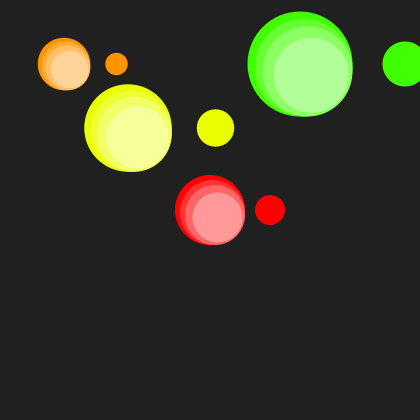
Frame 1 (no input)
Frame 60 (the mouse pressed at the canvas centre just before this capture): identical to frame 1, image omitted
Frame 120 (the mouse held since frame 60 and released just before this capture): identical to frame 1, image omitted

The Processing sketch that drew this single still picture (run headless with seeded random() and noise(); from frame 60 on, the mouse is pressed at the canvas centre):

// Processing sketch: sketch_02_12_Write_Your_Own_Function
// ── sketch_02_12_Write_Your_Own_Function.pde
// 1. Anatomy of a function:
//    dataTypeOfReturnValueIfAny functionName(parameter1, parameter2) {
// statements comprising function;
// return dataTypeOfReturnValueIfAny; // If void, return is not needed.
//    }

// 2. That's the definition of a function. A function that is defined
//    but not called is of no use, so don't forget to call it. Think
//    about whether you will be calling functions in draw or in setup
//    when you write them.

int i = 0;
int fib;

void setup() {
  size(420, 420);
  background(64);

  float avg = averageNumbers(14.5, 16.3, 19.4);
  println("avg 1 " + avg);
  avg = averageNumbers(14.5, 89.4, 54.3, 23.4, 20.3);
  println("avg 2 " + avg);

  int fct = factorial(5);
  println("fct " + fct);
}

void draw() {
  background(32);

  if (i < 32) {
    fib = fibonacci(i);
    println(fib);
    i++;
  }

  redDots();

  dots(35, 64, 64, 0.75);
  dots(65, 128, 128, 1.25);
  dots(105, 300, 64, 1.5);
}

// 3. Abstraction, or generalization is very important to programming.
//    A function to average numbers is not much use if it can only average
//    two numbers. As you can see in the improved averageNumbers function
//    below, there is a trade-off between simplicity and versatility.
float averageNumbers(float a, float b) {
  return (a + b) / 2.0;
}

// 4. Notice that different functions can have the same name if
//    their signatures are different. Namely, they take different
//    lists of information. Notice that you can use varargs, a
//    variable number of arguments, which are indicated by the
//    ellipsis, which will be treated 
float averageNumbers(float... ns) {
    int size = ns.length;
  if (size == 0) {
    return 0;
  } else {
    float sum = 0;
    for(int i = 0; i < size; ++i) {
      sum += ns[i];
    }
    return sum / size;
  }
}

// 5. Functions can call themselves. These are called recursive
//    functions. Be careful using them. A recursive function
//    should always have a base condition: a very simple action
//    which it performs and then quits out instead of calling
//    itself again. If that base condition is not properly
//    written, the recursive function could call itself forever.
int factorial(int n) {
  // n == 0 is the base case
  if (n == 0) {
    return 1;
  } else {
    return (n * factorial(n - 1));
  }
}

int fibonacci(int n) {
  // n <= 1 is the base case
  if (n <= 1) {
    return n;
  } else {
    return fibonacci(n - 1) + fibonacci(n - 2);
  }
}

// 5. void means that redDots doesn't return any information
//    once it is finished. Nor does it need any info.
void redDots() {
  pushStyle();
  noStroke();
  colorMode(HSB, 360, 100, 100, 100);
  fill(0, 100, 100);
  ellipse(210, 210, 70, 70);
  fill(0, 80, 100);
  ellipse(212.5, 212.5, 65, 65);
  fill(0, 60, 100);
  ellipse(215, 215, 60, 60);
  fill(0, 40, 100);
  ellipse(217.5, 217.5, 50, 50);
  fill(0, 100, 100);
  ellipse(270, 210, 30, 30);
  popStyle();
}

// 6. Drafting a function is like drafting an essay in a
//    writing class. Your first draft is rarely your
//    best. The above function allows us to quickly and
//    easily draw some circles, but we cannot add
//    any variation. If we add some parameters to our
//    function's signature, we'll be able to get that variety.
void dots(float hue, float x, float y, float scalar) {
  pushStyle();
  noStroke();
  colorMode(HSB, 360, 100, 100, 100);
  fill(hue, 100, 100);
  ellipse(x, y, 70 * scalar, 70 * scalar);
  fill(hue, 80, 100);
  ellipse(x + (2.5 * scalar), y + (2.5 * scalar), 65 * scalar, 65 * scalar);
  fill(hue, 60, 100);
  ellipse(x + (5 * scalar), y + (5 * scalar), 60 * scalar, 60 * scalar);
  fill(hue, 40, 100);
  ellipse(x + (7.5 * scalar), y + (7.5 * scalar), 50 * scalar, 50 * scalar);
  fill(hue, 100, 100);
  ellipse(x + (70 * scalar), y, 30 * scalar, 30 * scalar);
  popStyle();
}
